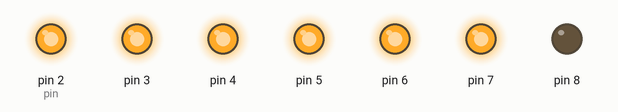
This sketch was run on a simulated Arduino Uno, built with avr-gcc and run on an emulated ATmega328P. On the bench: output pins drawn as LEDs (lit = HIGH).

Above: at 0.5 s.
At 1.5 s:
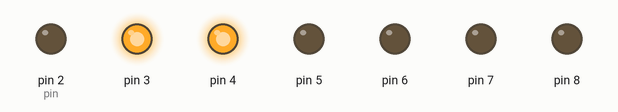
At 2.5 s:
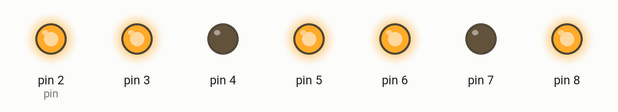
At 5.5 s:
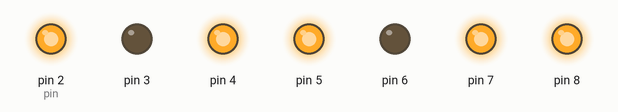
At 8.5 s:
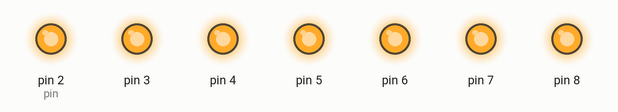
At 11.0 s:
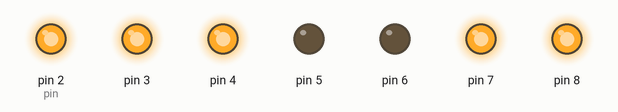
Timing chart, 0 to 16.9 s (numbered marks = the images above):
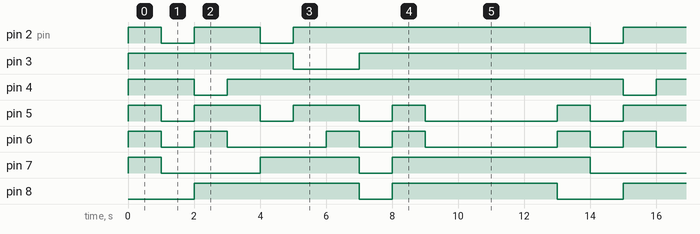

Measured:
- by itself, pin 2 (pin): repeats every 13.0 s: LOW 1.0 s, HIGH 2.0 s, LOW 1.0 s, HIGH 9.0 s
- by itself, pin 3: repeats every 13.0 s: LOW 2.0 s, HIGH 11.0 s
- by itself, pin 4: repeats every 13.0 s: LOW 1.0 s, HIGH 12.0 s
- by itself, pin 5: repeats every 13.0 s: 2 × (LOW 1.0 s, HIGH 2.0 s), LOW 1.0 s, HIGH 1.0 s, LOW 4.0 s, HIGH 1.0 s
- by itself, pin 6: repeats every 13.0 s: LOW 1.0 s, HIGH 1.0 s, LOW 3.0 s, HIGH 1.0 s, LOW 1.0 s, HIGH 1.0 s, LOW 4.0 s, HIGH 1.0 s
- by itself, pin 7: repeats every 13.0 s: LOW 3.0 s, HIGH 3.0 s, LOW 1.0 s, HIGH 6.0 s
- by itself, pin 8: repeats every 13.0 s: LOW 1.0 s, HIGH 5.0 s, LOW 2.0 s, HIGH 5.0 s

The sketch:

Controlling_LED_by_Button.ino
```cpp
// void setup() {
//   pinMode(9, OUTPUT);
//   pinMode(A0, INPUT);
// }

// void loop() {
//   int Pread = analogRead(A0);
//   int outvalue = map(Pread, 0, 1023, 0, 255);
//   analogWrite(9, outvalue);
// }

int num_array[10][7] = {
  {1,1,1,1,1,1,0},
  {0,1,1,0,0,0,0},
  {1,1,0,1,1,0,1},
  {1,1,1,1,0,0,1},
  {0,1,1,0,0,1,1},
  {1,0,1,1,0,1,1},
  {1,0,1,1,1,1,1},
  {1,1,1,0,0,0,0},
  {1,1,1,1,1,1,1},
  {1,1,1,0,0,1,1}
};

void Num_Write(int n) {
  int pin = 2;
  for (int x = 0; x < 7; x++){
    digitalWrite(pin, num_array[n][x]);
    pin++;
  }
}

void setup() {
  pinMode(2, OUTPUT);
  pinMode(3, OUTPUT);
  pinMode(4, OUTPUT);
  pinMode(5, OUTPUT);
  pinMode(6, OUTPUT);
  pinMode(7, OUTPUT);
  pinMode(8, OUTPUT);
}

void loop() {
  for (int n = 0; n < 10; n++) {
    Num_Write(n);
    delay(1000);
  }
  delay(3000);
}
```
